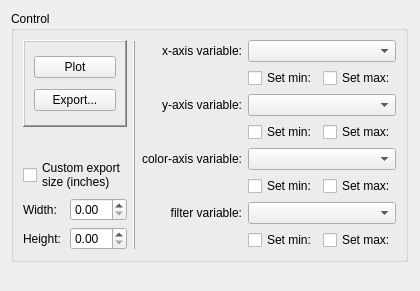
     <widget class="QWidget" name="tab_plots">
      <property name="autoFillBackground">
       <bool>true</bool>
      </property>
      <attribute name="title">
       <string>Plots</string>
      </attribute>
      <layout class="QVBoxLayout" name="verticalLayout_15" stretch="0,1">
       <item>
        <layout class="QHBoxLayout" name="horizontalLayout_13" stretch="1,0">
         <item>
          <widget class="QGroupBox" name="plotControlBox">
           <property name="maximumSize">
            <size>
             <width>600</width>
             <height>16777215</height>
            </size>
           </property>
           <property name="title">
            <string>Control</string>
           </property>
           <layout class="QVBoxLayout" name="verticalLayout_13">
            <item>
             <layout class="QHBoxLayout" name="horizontalLayout_11">
              <item>
               <layout class="QVBoxLayout" name="verticalLayout_12">
                <property name="sizeConstraint">
                 <enum>QLayout::SizeConstraint::SetDefaultConstraint</enum>
                </property>
                <item>
                 <widget class="QFrame" name="frame">
                  <property name="frameShape">
                   <enum>QFrame::Shape::WinPanel</enum>
                  </property>
                  <property name="frameShadow">
                   <enum>QFrame::Shadow::Raised</enum>
                  </property>
                  <property name="lineWidth">
                   <number>1</number>
                  </property>
                  <layout class="QVBoxLayout" name="verticalLayout_10">
                   <item>
                    <widget class="QPushButton" name="plotButton">
                     <property name="text">
                      <string>Plot</string>
                     </property>
                    </widget>
                   </item>
                   <item>
                    <widget class="QPushButton" name="plotExportButton">
                     <property name="text">
                      <string>Export...</string>
                     </property>
                    </widget>
                   </item>
                  </layout>
                 </widget>
                </item>
                <item>
                 <spacer name="verticalSpacer_4">
                  <property name="orientation">
                   <enum>Qt::Orientation::Vertical</enum>
                  </property>
                  <property name="sizeType">
                   <enum>QSizePolicy::Policy::Maximum</enum>
                  </property>
                  <property name="sizeHint" stdset="0">
                   <size>
                    <width>20</width>
                    <height>25</height>
                   </size>
                  </property>
                 </spacer>
                </item>
                <item>
                 <widget class="QCheckBox" name="customSizeBox">
                  <property name="layoutDirection">
                   <enum>Qt::LayoutDirection::LeftToRight</enum>
                  </property>
                  <property name="text">
                   <string>Custom export
size (inches)</string>
                  </property>
                 </widget>
                </item>
                <item>
                 <layout class="QGridLayout" name="gridLayout_2">
                  <item row="1" column="1">
                   <widget class="QDoubleSpinBox" name="customHeightSpinBox">
                    <property name="enabled">
                     <bool>true</bool>
                    </property>
                   </widget>
                  </item>
                  <item row="1" column="0">
                   <widget class="QLabel" name="customHeightLabel">
                    <property name="text">
                     <string>Height:</string>
                    </property>
                   </widget>
                  </item>
                  <item row="0" column="1">
                   <widget class="QDoubleSpinBox" name="customWidthSpinBox">
                    <property name="enabled">
                     <bool>true</bool>
                    </property>
                   </widget>
                  </item>
                  <item row="0" column="0">
                   <widget class="QLabel" name="customWidthLabel">
                    <property name="text">
                     <string>Width:</string>
                    </property>
                   </widget>
                  </item>
                 </layout>
                </item>
               </layout>
              </item>
              <item>
               <widget class="Line" name="line">
                <property name="sizePolicy">
                 <sizepolicy hsizetype="Fixed" vsizetype="Preferred">
                  <horstretch>0</horstretch>
                  <verstretch>0</verstretch>
                 </sizepolicy>
                </property>
                <property name="minimumSize">
                 <size>
                  <width>0</width>
                  <height>0</height>
                 </size>
                </property>
                <property name="frameShadow">
                 <enum>QFrame::Shadow::Raised</enum>
                </property>
                <property name="orientation">
                 <enum>Qt::Orientation::Vertical</enum>
                </property>
               </widget>
              </item>
              <item>
               <layout class="QGridLayout" name="gridLayout">
                <property name="sizeConstraint">
                 <enum>QLayout::SizeConstraint::SetDefaultConstraint</enum>
                </property>
                <item row="7" column="1">
                 <layout class="QHBoxLayout" name="horizontalLayout_22">
                  <item>
                   <widget class="QCheckBox" name="filterVarMinBox">
                    <property name="text">
                     <string>Set min:</string>
                    </property>
                   </widget>
                  </item>
                  <item>
                   <layout class="QHBoxLayout" name="filterVarMinLayout"/>
                  </item>
                  <item>
                   <widget class="QCheckBox" name="filterVarMaxBox">
                    <property name="text">
                     <string>Set max:</string>
                    </property>
                   </widget>
                  </item>
                  <item>
                   <layout class="QHBoxLayout" name="filterVarMaxLayout"/>
                  </item>
                 </layout>
                </item>
                <item row="0" column="0">
                 <widget class="QLabel" name="xAxisLabel">
                  <property name="sizePolicy">
                   <sizepolicy hsizetype="Preferred" vsizetype="Preferred">
                    <horstretch>0</horstretch>
                    <verstretch>0</verstretch>
                   </sizepolicy>
                  </property>
                  <property name="minimumSize">
                   <size>
                    <width>0</width>
                    <height>0</height>
                   </size>
                  </property>
                  <property name="text">
                   <string>x-axis variable:</string>
                  </property>
                  <property name="alignment">
                   <set>Qt::AlignmentFlag::AlignRight|Qt::AlignmentFlag::AlignTrailing|Qt::AlignmentFlag::AlignVCenter</set>
                  </property>
                 </widget>
                </item>
                <item row="0" column="1">
                 <widget class="QComboBox" name="xAxisVarBox">
                  <property name="sizePolicy">
                   <sizepolicy hsizetype="Expanding" vsizetype="Fixed">
                    <horstretch>0</horstretch>
                    <verstretch>0</verstretch>
                   </sizepolicy>
                  </property>
                 </widget>
                </item>
                <item row="1" column="1">
                 <layout class="QHBoxLayout" name="horizontalLayout_15">
                  <item>
                   <widget class="QCheckBox" name="xAxisMinBox">
                    <property name="text">
                     <string>Set min:</string>
                    </property>
                   </widget>
                  </item>
                  <item>
                   <layout class="QHBoxLayout" name="xAxisMinLayout"/>
                  </item>
                  <item>
                   <widget class="QCheckBox" name="xAxisMaxBox">
                    <property name="sizePolicy">
                     <sizepolicy hsizetype="Minimum" vsizetype="Fixed">
                      <horstretch>0</horstretch>
                      <verstretch>0</verstretch>
                     </sizepolicy>
                    </property>
                    <property name="text">
                     <string>Set max:</string>
                    </property>
                   </widget>
                  </item>
                  <item>
                   <layout class="QHBoxLayout" name="xAxisMaxLayout"/>
                  </item>
                 </layout>
                </item>
                <item row="2" column="0">
                 <widget class="QLabel" name="yAxisLabel">
                  <property name="sizePolicy">
                   <sizepolicy hsizetype="Preferred" vsizetype="Preferred">
                    <horstretch>0</horstretch>
                    <verstretch>0</verstretch>
                   </sizepolicy>
                  </property>
                  <property name="minimumSize">
                   <size>
                    <width>0</width>
                    <height>0</height>
                   </size>
                  </property>
                  <property name="text">
                   <string>y-axis variable:</string>
                  </property>
                  <property name="alignment">
                   <set>Qt::AlignmentFlag::AlignRight|Qt::AlignmentFlag::AlignTrailing|Qt::AlignmentFlag::AlignVCenter</set>
                  </property>
                 </widget>
                </item>
                <item row="2" column="1">
                 <widget class="QComboBox" name="yAxisVarBox">
                  <property name="sizePolicy">
                   <sizepolicy hsizetype="Expanding" vsizetype="Fixed">
                    <horstretch>0</horstretch>
                    <verstretch>0</verstretch>
                   </sizepolicy>
                  </property>
                 </widget>
                </item>
                <item row="3" column="1">
                 <layout class="QHBoxLayout" name="horizontalLayout_17">
                  <item>
                   <widget class="QCheckBox" name="yAxisMinBox">
                    <property name="text">
                     <string>Set min:</string>
                    </property>
                   </widget>
                  </item>
                  <item>
                   <layout class="QHBoxLayout" name="yAxisMinLayout"/>
                  </item>
                  <item>
                   <widget class="QCheckBox" name="yAxisMaxBox">
                    <property name="text">
                     <string>Set max:</string>
                    </property>
                   </widget>
                  </item>
                  <item>
                   <layout class="QHBoxLayout" name="yAxisMaxLayout"/>
                  </item>
                 </layout>
                </item>
                <item row="4" column="0">
                 <widget class="QLabel" name="colorAxisLabel">
                  <property name="sizePolicy">
                   <sizepolicy hsizetype="Preferred" vsizetype="Preferred">
                    <horstretch>0</horstretch>
                    <verstretch>0</verstretch>
                   </sizepolicy>
                  </property>
                  <property name="minimumSize">
                   <size>
                    <width>0</width>
                    <height>0</height>
                   </size>
                  </property>
                  <property name="text">
                   <string>color-axis variable:</string>
                  </property>
                  <property name="alignment">
                   <set>Qt::AlignmentFlag::AlignRight|Qt::AlignmentFlag::AlignTrailing|Qt::AlignmentFlag::AlignVCenter</set>
                  </property>
                 </widget>
                </item>
                <item row="4" column="1">
                 <widget class="QComboBox" name="colorAxisVarBox">
                  <property name="sizePolicy">
                   <sizepolicy hsizetype="Expanding" vsizetype="Fixed">
                    <horstretch>0</horstretch>
                    <verstretch>0</verstretch>
                   </sizepolicy>
                  </property>
                 </widget>
                </item>
                <item row="5" column="1">
                 <layout class="QHBoxLayout" name="horizontalLayout_21">
                  <item>
                   <widget class="QCheckBox" name="colorAxisMinBox">
                    <property name="text">
                     <string>Set min:</string>
                    </property>
                   </widget>
                  </item>
                  <item>
                   <layout class="QHBoxLayout" name="colorAxisMinLayout"/>
                  </item>
                  <item>
                   <widget class="QCheckBox" name="colorAxisMaxBox">
                    <property name="text">
                     <string>Set max:</string>
                    </property>
                   </widget>
                  </item>
                  <item>
                   <layout class="QHBoxLayout" name="colorAxisMaxLayout"/>
                  </item>
                 </layout>
                </item>
                <item row="6" column="0">
                 <widget class="QLabel" name="filterVarLabel">
                  <property name="sizePolicy">
                   <sizepolicy hsizetype="Preferred" vsizetype="Preferred">
                    <horstretch>0</horstretch>
                    <verstretch>0</verstretch>
                   </sizepolicy>
                  </property>
                  <property name="minimumSize">
                   <size>
                    <width>0</width>
                    <height>0</height>
                   </size>
                  </property>
                  <property name="text">
                   <string>filter variable:</string>
                  </property>
                  <property name="alignment">
                   <set>Qt::AlignmentFlag::AlignRight|Qt::AlignmentFlag::AlignTrailing|Qt::AlignmentFlag::AlignVCenter</set>
                  </property>
                 </widget>
                </item>
                <item row="6" column="1">
                 <widget class="QComboBox" name="filterVarBox">
                  <property name="sizePolicy">
                   <sizepolicy hsizetype="Expanding" vsizetype="Fixed">
                    <horstretch>0</horstretch>
                    <verstretch>0</verstretch>
                   </sizepolicy>
                  </property>
                 </widget>
                </item>
               </layout>
              </item>
             </layout>
            </item>
           </layout>
          </widget>
         </item>
         <item>
          <spacer name="horizontalSpacer_9">
           <property name="orientation">
            <enum>Qt::Orientation::Horizontal</enum>
           </property>
           <property name="sizeHint" stdset="0">
            <size>
             <width>1</width>
             <height>20</height>
            </size>
           </property>
          </spacer>
         </item>
        </layout>
       </item>
       <item>
        <widget class="QFrame" name="frame_2">
         <property name="frameShape">
          <enum>QFrame::Shape::NoFrame</enum>
         </property>
         <property name="frameShadow">
          <enum>QFrame::Shadow::Raised</enum>
         </property>
         <layout class="QVBoxLayout" name="verticalLayout_14">
          <property name="spacing">
           <number>0</number>
          </property>
          <property name="margin" stdset="0">
           <number>0</number>
          </property>
          <item>
           <layout class="QVBoxLayout" name="plotLayout">
            <property name="margin" stdset="0">
             <number>6</number>
            </property>
           </layout>
          </item>
         </layout>
        </widget>
       </item>
      </layout>
      <zorder>frame_2</zorder>
      <zorder></zorder>
     </widget>
